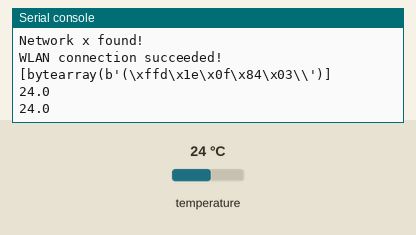
This program was run on a simulated Pycom board running MicroPython. Shown: the last lines printed to the serial console. Inputs (shaded band) come from the test bench; at power-on: temperature 24 °C. WiFi joins after 1.5 s; values from a settings file that is not in the repository are placeholders; a WiFi scan finds the one network the program names.

Above: at 4.7 s.
4.8 s: temperature set to 12 °C
At 5.5 s:
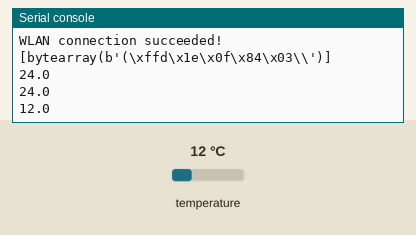
6.3 s: temperature set to 19 °C
At 7.0 s:
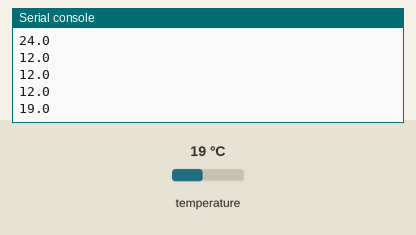
Timing chart, 0 to 9.3 s (numbered marks = the images above; inputs shaded):
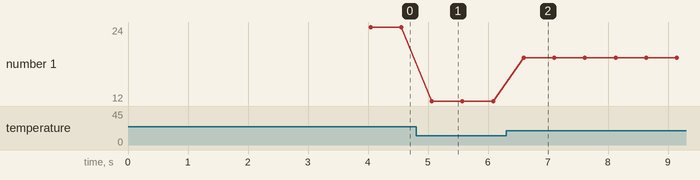

The program:

main.py
```python
# MicroPython for ESP32
# mapping DS18B20 temperature sensors to USB Serial output for
# Edge Impulse Data Forwarder

# Code largely based on MicroPython Reference code
# http://docs.micropython.org/en/latest/esp32/quickref.html#onewire-driver

import time, ds18x20, onewire, urequests, ubinascii, json, secret
from machine import Pin, UART
from network import WLAN

ow = onewire.OneWire(Pin(2))
ds = ds18x20.DS18X20(ow)
uart1 = UART(1, baudrate=115200, tx=17, rx=16)
wlan = WLAN(mode=WLAN.STA)

nets = wlan.scan()
for net in nets:
    if net.ssid == secret.ssid:
        print('Network '+net.ssid+' found!')
        wlan.connect(net.ssid, auth=(net.sec, secret.password), timeout=5000)
        while not wlan.isconnected():
            machine.idle() #save power while waiting
        print('WLAN connection succeeded!')
        break

roms = ds.scan()
uart1.write("Ready reading and writing\n\r")
print(roms)
while True:
    dict={}
    time.sleep_ms(500)
    for rom in roms:
        ds.convert_temp()
        temp = ds.read_temp(rom)
        print(temp)
        uart1.write(str(temp)+"\r\n")
        #dict[ubinascii.hexlify(rom)]=temp
    #uart1.write(json.dumps(dict)+"\r\n")
```

Measured:
- after the input at 4.8 s, the serial console: prints a new line after 0.26 s (image 1)
- after the input at 6.3 s, the serial console: prints a new line after 0.29 s (image 2)
- plotted number 1: 24 → 12 after the input at 4.8 s, 12 → 19 after the input at 6.3 s
